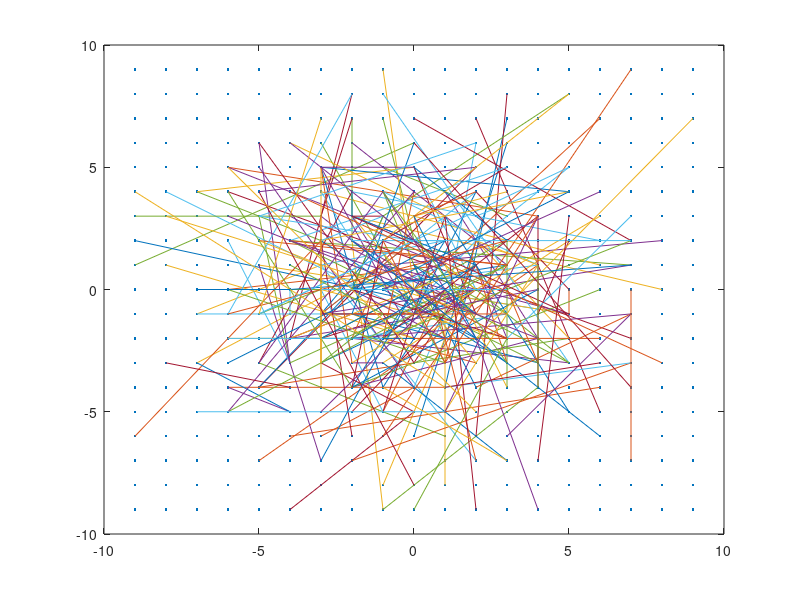

This figure's MATLAB source:
function patten = brief_pattern_generator()
    clear all;close all;
    type = 'Gaussianiid';
    hsize = 9;
    bits = 256;% 256, 512
    fsize = 2*hsize;
    if strcmp(type, 'Uniform')
        X1 = round(rand(1,bits).*(fsize)-hsize);
        Y1 = round(rand(1,bits).*(fsize)-hsize);
        X2 = round(rand(1,bits).*(fsize)-hsize);
        Y2 = round(rand(1,bits).*(fsize)-hsize);
    elseif strcmp(type, 'Gaussianiid')
        Sigma = fsize^2/25;
        sigma = fsize/5;
        X1 = round(normrnd(0,sigma,[1,bits]));
        Y1 = round(normrnd(0,sigma,[1,bits]));
        X2 = round(normrnd(0,sigma,[1,bits]));
        Y2 = round(normrnd(0,sigma,[1,bits]));
        
        X1(X1>hsize) = hsize;X1(X1<-hsize) = -hsize;
        X2(X2>hsize) = hsize;X2(X2<-hsize) = -hsize;
        Y1(Y1>hsize) = hsize;Y1(Y1<-hsize) = -hsize;
        Y2(Y2>hsize) = hsize;Y2(Y2<-hsize) = -hsize;
    else
        
    end

    
    
    [Xx,Yy] = meshgrid(-hsize:1:hsize,-hsize:1:hsize);
    Xx = Xx(:);Yy = Yy(:);
    plot(Xx, Yy, '.');hold on;
    for i = 1:bits
        plot([X1(i), X2(i)],[Y1(i), Y2(i)],'-');
    end
    patten=([X1;Y1;X2;Y2]);
end